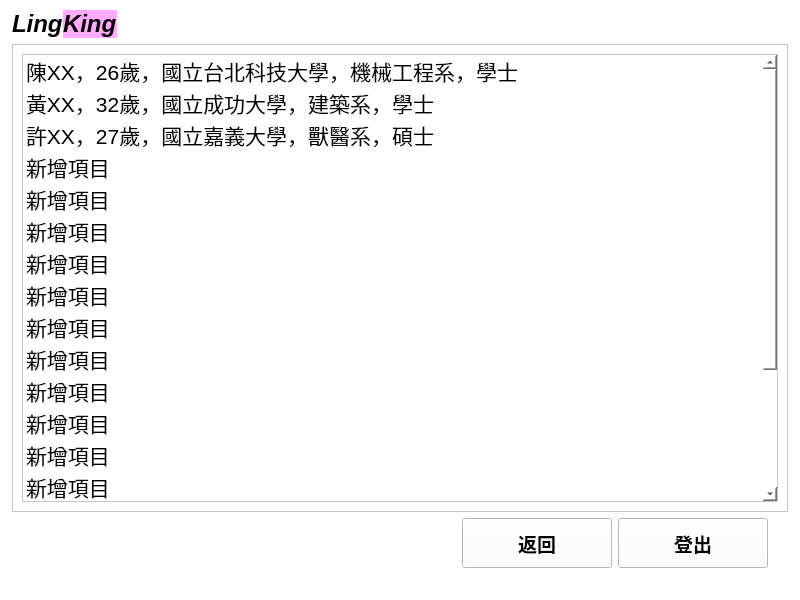
<?xml version="1.0" encoding="UTF-8"?>
<ui version="4.0">
 <class>companySearchWindow</class>
 <widget class="QMainWindow" name="companySearchWindow">
  <property name="geometry">
   <rect>
    <x>0</x>
    <y>0</y>
    <width>800</width>
    <height>600</height>
   </rect>
  </property>
  <property name="windowTitle">
   <string>LingKing</string>
  </property>
  <property name="styleSheet">
   <string notr="true">background-color: rgb(255, 255, 255);</string>
  </property>
  <widget class="QWidget" name="centralwidget">
   <layout class="QGridLayout" name="gridLayout_3">
    <property name="leftMargin">
     <number>12</number>
    </property>
    <property name="topMargin">
     <number>10</number>
    </property>
    <property name="rightMargin">
     <number>12</number>
    </property>
    <property name="bottomMargin">
     <number>10</number>
    </property>
    <item row="0" column="0">
     <layout class="QGridLayout" name="gridLayout_2">
      <item row="0" column="0">
       <layout class="QHBoxLayout" name="horizontalLayout_2">
        <property name="spacing">
         <number>0</number>
        </property>
        <item>
         <widget class="QLabel" name="label">
          <property name="enabled">
           <bool>true</bool>
          </property>
          <property name="sizePolicy">
           <sizepolicy hsizetype="Fixed" vsizetype="Fixed">
            <horstretch>1</horstretch>
            <verstretch>0</verstretch>
           </sizepolicy>
          </property>
          <property name="font">
           <font>
            <pointsize>18</pointsize>
            <weight>75</weight>
            <italic>true</italic>
            <bold>true</bold>
            <strikeout>false</strikeout>
           </font>
          </property>
          <property name="text">
           <string>Ling</string>
          </property>
          <property name="textFormat">
           <enum>Qt::PlainText</enum>
          </property>
          <property name="wordWrap">
           <bool>false</bool>
          </property>
         </widget>
        </item>
        <item>
         <widget class="QLabel" name="label_5">
          <property name="sizePolicy">
           <sizepolicy hsizetype="Fixed" vsizetype="Fixed">
            <horstretch>2</horstretch>
            <verstretch>0</verstretch>
           </sizepolicy>
          </property>
          <property name="font">
           <font>
            <pointsize>18</pointsize>
            <weight>75</weight>
            <italic>true</italic>
            <bold>true</bold>
           </font>
          </property>
          <property name="styleSheet">
           <string notr="true">background-color: rgb(255, 170, 255)</string>
          </property>
          <property name="text">
           <string>King</string>
          </property>
         </widget>
        </item>
        <item>
         <spacer name="horizontalSpacer_2">
          <property name="orientation">
           <enum>Qt::Horizontal</enum>
          </property>
          <property name="sizeType">
           <enum>QSizePolicy::Expanding</enum>
          </property>
          <property name="sizeHint" stdset="0">
           <size>
            <width>40</width>
            <height>20</height>
           </size>
          </property>
         </spacer>
        </item>
       </layout>
      </item>
      <item row="1" column="0">
       <widget class="QScrollArea" name="scrollArea">
        <property name="widgetResizable">
         <bool>true</bool>
        </property>
        <widget class="QWidget" name="scrollAreaWidgetContents">
         <property name="geometry">
          <rect>
           <x>0</x>
           <y>0</y>
           <width>772</width>
           <height>464</height>
          </rect>
         </property>
         <layout class="QGridLayout" name="gridLayout_4">
          <item row="0" column="0">
           <widget class="QListWidget" name="listWidget">
            <property name="font">
             <font>
              <pointsize>16</pointsize>
             </font>
            </property>
            <item>
             <property name="text">
              <string>陳XX，26歲，國立台北科技大學，機械工程系，學士</string>
             </property>
            </item>
            <item>
             <property name="text">
              <string>黃XX，32歲，國立成功大學，建築系，學士</string>
             </property>
            </item>
            <item>
             <property name="text">
              <string>許XX，27歲，國立嘉義大學，獸醫系，碩士</string>
             </property>
            </item>
            <item>
             <property name="text">
              <string>新增項目</string>
             </property>
            </item>
            <item>
             <property name="text">
              <string>新增項目</string>
             </property>
            </item>
            <item>
             <property name="text">
              <string>新增項目</string>
             </property>
            </item>
            <item>
             <property name="text">
              <string>新增項目</string>
             </property>
            </item>
            <item>
             <property name="text">
              <string>新增項目</string>
             </property>
            </item>
            <item>
             <property name="text">
              <string>新增項目</string>
             </property>
            </item>
            <item>
             <property name="text">
              <string>新增項目</string>
             </property>
            </item>
            <item>
             <property name="text">
              <string>新增項目</string>
             </property>
            </item>
            <item>
             <property name="text">
              <string>新增項目</string>
             </property>
            </item>
            <item>
             <property name="text">
              <string>新增項目</string>
             </property>
            </item>
            <item>
             <property name="text">
              <string>新增項目</string>
             </property>
            </item>
            <item>
             <property name="text">
              <string>新增項目</string>
             </property>
            </item>
            <item>
             <property name="text">
              <string>新增項目</string>
             </property>
            </item>
            <item>
             <property name="text">
              <string>新增項目</string>
             </property>
            </item>
            <item>
             <property name="text">
              <string>新增項目</string>
             </property>
            </item>
           </widget>
          </item>
         </layout>
        </widget>
       </widget>
      </item>
     </layout>
    </item>
    <item row="1" column="0">
     <layout class="QGridLayout" name="gridLayout">
      <item row="0" column="0">
       <layout class="QHBoxLayout" name="horizontalLayout">
        <item>
         <spacer name="horizontalSpacer">
          <property name="orientation">
           <enum>Qt::Horizontal</enum>
          </property>
          <property name="sizeHint" stdset="0">
           <size>
            <width>40</width>
            <height>20</height>
           </size>
          </property>
         </spacer>
        </item>
        <item>
         <widget class="QPushButton" name="back_BTN">
          <property name="sizePolicy">
           <sizepolicy hsizetype="Maximum" vsizetype="Maximum">
            <horstretch>1</horstretch>
            <verstretch>1</verstretch>
           </sizepolicy>
          </property>
          <property name="maximumSize">
           <size>
            <width>150</width>
            <height>50</height>
           </size>
          </property>
          <property name="font">
           <font>
            <pointsize>14</pointsize>
            <weight>75</weight>
            <bold>true</bold>
           </font>
          </property>
          <property name="cursor">
           <cursorShape>PointingHandCursor</cursorShape>
          </property>
          <property name="text">
           <string>返回</string>
          </property>
         </widget>
        </item>
        <item>
         <widget class="QPushButton" name="logout_BTN">
          <property name="sizePolicy">
           <sizepolicy hsizetype="Maximum" vsizetype="Maximum">
            <horstretch>1</horstretch>
            <verstretch>1</verstretch>
           </sizepolicy>
          </property>
          <property name="maximumSize">
           <size>
            <width>150</width>
            <height>50</height>
           </size>
          </property>
          <property name="font">
           <font>
            <pointsize>14</pointsize>
            <weight>75</weight>
            <bold>true</bold>
           </font>
          </property>
          <property name="cursor">
           <cursorShape>PointingHandCursor</cursorShape>
          </property>
          <property name="text">
           <string>登出</string>
          </property>
         </widget>
        </item>
        <item>
         <spacer name="verticalSpacer">
          <property name="orientation">
           <enum>Qt::Vertical</enum>
          </property>
          <property name="sizeType">
           <enum>QSizePolicy::Maximum</enum>
          </property>
          <property name="sizeHint" stdset="0">
           <size>
            <width>20</width>
            <height>50</height>
           </size>
          </property>
         </spacer>
        </item>
       </layout>
      </item>
     </layout>
    </item>
   </layout>
  </widget>
  <widget class="QStatusBar" name="statusbar"/>
 </widget>
 <resources/>
 <connections>
  <connection>
   <sender>logout_BTN</sender>
   <signal>clicked()</signal>
   <receiver>companySearchWindow</receiver>
   <slot>close()</slot>
   <hints>
    <hint type="sourcelabel">
     <x>667</x>
     <y>563</y>
    </hint>
    <hint type="destinationlabel">
     <x>673</x>
     <y>579</y>
    </hint>
   </hints>
  </connection>
 </connections>
</ui>
